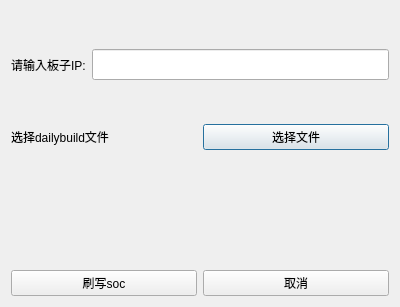
<?xml version="1.0" encoding="UTF-8"?>
<ui version="4.0">
 <class>BrushSoc</class>
 <widget class="QDialog" name="BrushSoc">
  <property name="geometry">
   <rect>
    <x>0</x>
    <y>0</y>
    <width>400</width>
    <height>307</height>
   </rect>
  </property>
  <property name="windowTitle">
   <string>BrushSoc</string>
  </property>
  <layout class="QGridLayout" name="gridLayout">
   <item row="0" column="0">
    <layout class="QVBoxLayout" name="verticalLayout">
     <item>
      <layout class="QVBoxLayout" name="verticalLayout_5">
       <item>
        <widget class="QLabel" name="label">
         <property name="text">
          <string/>
         </property>
        </widget>
       </item>
      </layout>
     </item>
     <item>
      <layout class="QHBoxLayout" name="horizontalLayout_4">
       <item>
        <widget class="QLabel" name="label_5">
         <property name="text">
          <string>请输入板子IP:</string>
         </property>
        </widget>
       </item>
       <item>
        <widget class="QLineEdit" name="lineEdit">
         <property name="minimumSize">
          <size>
           <width>0</width>
           <height>31</height>
          </size>
         </property>
        </widget>
       </item>
      </layout>
     </item>
     <item>
      <layout class="QVBoxLayout" name="verticalLayout_4">
       <item>
        <widget class="QLabel" name="label_6">
         <property name="text">
          <string/>
         </property>
        </widget>
       </item>
      </layout>
     </item>
     <item>
      <layout class="QHBoxLayout" name="horizontalLayout">
       <item>
        <widget class="QLabel" name="label_2">
         <property name="text">
          <string>选择dailybuild文件</string>
         </property>
        </widget>
       </item>
       <item>
        <widget class="QPushButton" name="pushButton">
         <property name="text">
          <string>选择文件</string>
         </property>
        </widget>
       </item>
      </layout>
     </item>
     <item>
      <layout class="QVBoxLayout" name="verticalLayout_3">
       <item>
        <widget class="QLabel" name="label_3">
         <property name="text">
          <string/>
         </property>
        </widget>
       </item>
      </layout>
     </item>
     <item>
      <layout class="QVBoxLayout" name="verticalLayout_2">
       <item>
        <widget class="QLabel" name="label_4">
         <property name="text">
          <string/>
         </property>
        </widget>
       </item>
      </layout>
     </item>
     <item>
      <layout class="QVBoxLayout" name="verticalLayout_6">
       <item>
        <widget class="QLabel" name="label_7">
         <property name="text">
          <string/>
         </property>
        </widget>
       </item>
      </layout>
     </item>
     <item>
      <layout class="QHBoxLayout" name="horizontalLayout_2">
       <item>
        <widget class="QPushButton" name="pushButton_2">
         <property name="text">
          <string>刷写soc</string>
         </property>
        </widget>
       </item>
       <item>
        <widget class="QPushButton" name="pushButton_3">
         <property name="text">
          <string>取消</string>
         </property>
        </widget>
       </item>
      </layout>
     </item>
    </layout>
   </item>
  </layout>
 </widget>
 <resources/>
 <connections/>
</ui>
